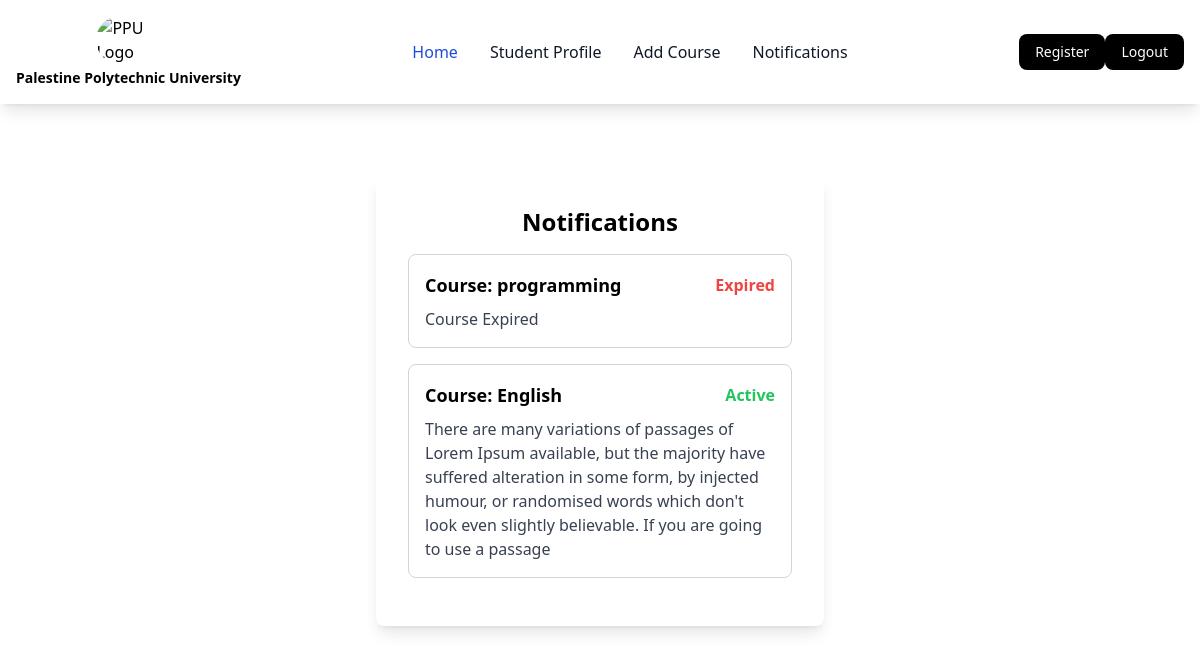
The app's page /notifications/ (signed in) with its own data.
### app/models.py (models this page shows, shortened)
class Notification(models.Model):
    course = models.ForeignKey(Course, on_delete=models.CASCADE)
    is_expired = models.BooleanField(default=False)
    message = models.TextField()

class Course(models.Model):
    id = models.IntegerField(auto_created=True,primary_key=True)
    code = models.CharField(max_length=10,unique=True)
    name = models.CharField(max_length=100)
    description = models.TextField()
    instructor = models.CharField(max_length=100)
    capacity = models.IntegerField()
    schedule = models.ForeignKey(CourseSchedule, on_delete=models.CASCADE)
    enrolled_students = models.ManyToManyField(User, through='StudentRegistration')

### app/views.py (the view)
# urls.py: path('notifications/', views.show_notifications, name='show_notifications'),
@login_required(login_url='/login/')
def show_notifications(request):
    notifications = Notification.objects.all()
    return render(request, 'notifications.html', {'notifications': notifications})

### app/templates/notifications.html
{% extends 'base.html' %}
{% block content %}
<body class="bg-gray-100 flex justify-center items-center h-screen">
    <div class="fixed top-0 left-0 w-full h-full flex justify-center items-center">
        <div class="max-w-md w-full bg-white p-8 rounded-lg shadow-lg">
            <h1 class="text-2xl font-bold mb-4 text-center">Notifications</h1>
            <ul>
                {% for notification in notifications %}
                    <li class="border border-gray-300 p-4 mb-4 rounded-lg">
                        <div class="flex items-center justify-between mb-2">
                            <strong class="text-lg font-semibold">Course: {{ notification.course.name }}</strong><br>
                            {% if notification.is_expired %}
                                <span class="text-red-500 font-semibold">Expired</span>
                            {% else %}
                                <span class="text-green-500 font-semibold">Active</span>
                            {% endif %}
                        </div>
                        <p class="text-gray-700">{{ notification.message }}</p>
                    </li>
                {% endfor %}
            </ul>
        </div>
    </div>
{% endblock %}

### records on screen
Notification: course.name "programming", is_expired "Expired", message "Course Expired"
Notification: course.name "English", is_expired "Active", message "There are many variations of passages of Lorem Ipsum available, but the majority have suffered alteration in some form, by injected humour, or randomised words which don't look even slightly believable. If you are going to use a passage"
